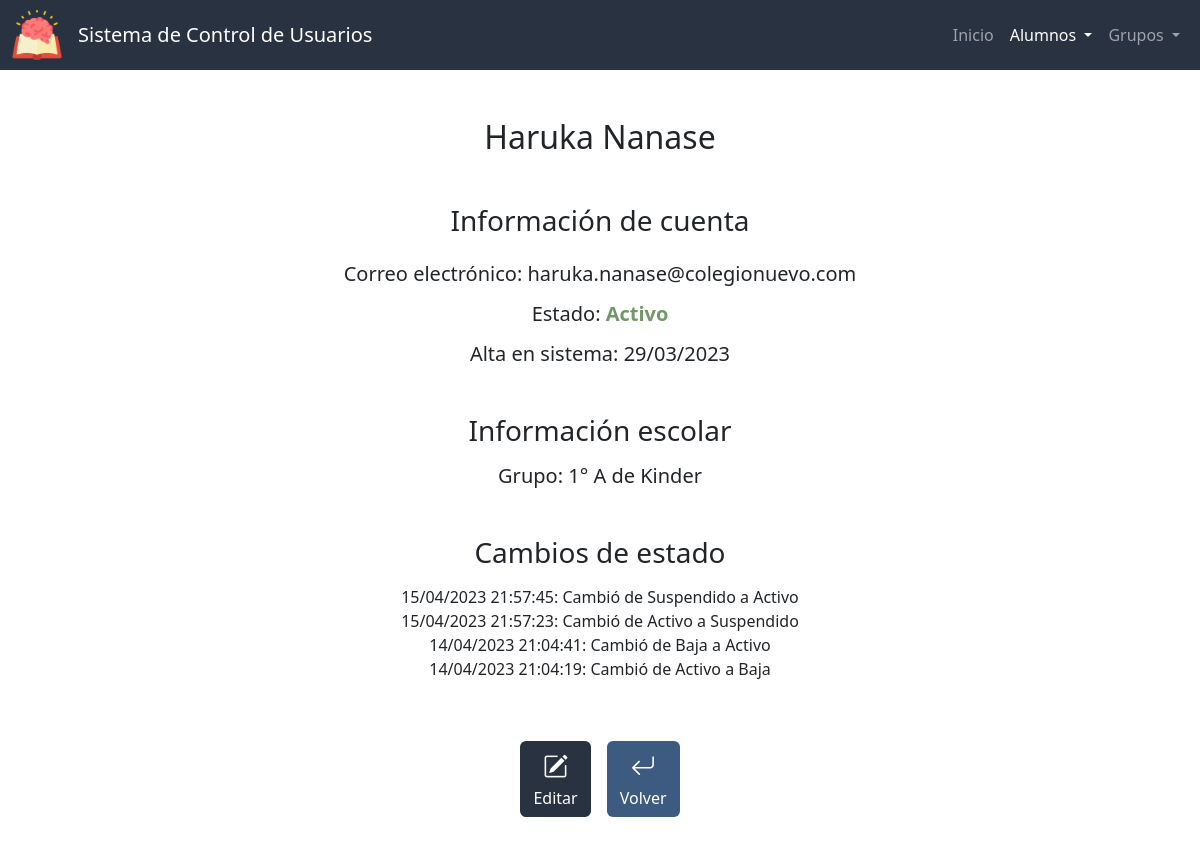
Page /ver_alumno?id=14 on the committed database.
### app.py (models this page shows, shortened)
class Alumnos(db.Model):
    id = db.Column(db.Integer, primary_key=True)
    nombre = db.Column(db.String(50), nullable=False)
    apellidos = db.Column(db.String(50), nullable=False)
    correo = db.Column(db.String(50), nullable=False, unique=True)
    estado = db.Column(db.Integer, nullable=False, default=0) # 0 - activo, 1 - suspendido, 2 - baja
    fecha_de_creacion = db.Column(db.DateTime, nullable=False, default=datetime.now)

class Grupos(db.Model):
    id = db.Column(db.Integer, primary_key=True)
    seccion = db.Column(db.String(50), nullable=False)
    grado = db.Column(db.Integer, nullable=False)
    grupo = db.Column(db.String(1), nullable=False)

class CambiosEstado(db.Model):
    id = db.Column(db.Integer, primary_key=True)
    id_alumno = db.Column(db.Integer, db.ForeignKey('alumnos.id'), nullable=False)
    fecha = db.Column(db.DateTime, nullable=False, default=datetime.utcnow)
    estado_anterior = db.Column(db.Integer, nullable=False)
    estado_nuevo = db.Column(db.Integer, nullable=False)

### app.py (the view)
@app.route('/ver_alumno')
def ver_alumno():
    id = request.args.get("id")
    alumno = db.session.query(Alumnos).filter_by(id=id).first()
    cambios = db.session.query(CambiosEstado).filter_by(id_alumno=id).order_by(CambiosEstado.fecha.desc()).all()
    id_grupo = db.session.query(alumnos_por_grupo.c.id_grupo).filter_by(id_alumno=id).first()
    if id_grupo:
        id_grupo = id_grupo[0]
        grupo_actual = db.session.query(Grupos).filter_by(id=id_grupo).first()
    else:
        grupo_actual = None
    return render_template("ver_alumno.html", active="Alumno", grupo_actual=grupo_actual, alumno=alumno, colores=COLORES, cambios=cambios, estados=ESTADOSV)

### templates/ver_alumno.html (shortened to what this page needs)
{% extends "layout.html" %}
{% block main %}
    <h2 class="mb-5">{{ alumno.nombre }} {{ alumno.apellidos }}</h2>
    <h3 class="mb-4">Información de cuenta</h3>
    <h5 class="mb-3">Correo electrónico: {{ alumno.correo }}</h5>
    <h5 class="mb-3">Estado: <span style="color:{{ colores[estados[alumno.estado]] }}; font-weight: bold;">{{ estados[alumno.estado] }}</span></h5>
    <h5 class="mb-5">Alta en sistema: {{ alumno.fecha_de_creacion.strftime('%d/%m/%Y') }}</h5>
    <h3 class="mb-3">Información escolar</h3>
    <h5 class="mb-5">{% if grupo_actual %} Grupo: {% else %} No hay grupos para mostrar {% endif %}
        {% if grupo_actual.grado %} {{ grupo_actual.grado }}° {% set x=" de " %}{% endif %}
        {% if grupo_actual.grupo %}{{ grupo_actual.grupo }} {% set x=" de " %} {% endif %}
        {% if grupo_actual.seccion %}{{ x }}{{ grupo_actual.seccion }}{% endif %}
    </h5>
    {% if cambios %}
        <h3 class="mb-3">Cambios de estado</h3>
        <div class="mb-5" id="log">
            {% for cambio in cambios %}
                {{ cambio.fecha.strftime('%d/%m/%Y %H:%M:%S') }}: Cambió de {{ estados[cambio.estado_anterior] }} a {{ estados[cambio.estado_nuevo] }} <br>
            {% endfor %}
        </div>
    {% endif %}
    <div class="p-2 btn-group">
        <form action="/editar_alumno">
            <button type="submit" class="btn-bi btn color-primario mx-2" title="Editar"><i class="bi bi-pencil-square"></i><div>Editar</div></button>
        </form>
        <form action="/lista_alumnos">
            <button type="submit" class="btn-big btn ver mx-2" title="Volver"><i class="bi bi-arrow-return-left"></i><div>Volver</div></button>
        </form>
    </div>
{% endblock %}

### static/styles.css (style rules this page uses)
:root { --color-primario: #293241; --color-primario-active: #3b4f69; --color-primario-hover: #334458; --letra-primario: white; --letra-primario-inactive: #9A9EA5; --letra-primario-hover: #C9CBCF; --verde: #729869; --verde-active: #588559; --amarillo: #D69900; --amarillo-active: #b17900; --color-ver: #3D5A80; --color-ver-active: #5281a7; --gris: #a5a5a5; --gris-active: #969696; --gris-oscuro: #7c7c7c; --gris-oscuro-active: #646464; }
.color-primario { background-color: var(--color-primario); color: var(--letra-primario); }
.btn.edit, .btn-big { transition: transform 0.2s ease-in-out; }
.ver { background-color: var(--color-ver); color: var(--letra-primario); }
.bi { font-size: 25px; color: var(--letra-primario); }
#log { max-height: 100px; overflow: auto; max-width: 500px; justify-content: center; margin: auto; }

### rows in the picture
Alumnos: nombre "Haruka", apellidos "Nanase", correo "haruka.nanase@colegionuevo.com", estado "Activo", fecha_de_creacion "29/03/2023"
Grupos: grado "1", grupo "A", seccion "Kinder"
CambiosEstado: fecha "15/04/2023 21:57:45", estado_anterior "Suspendido", estado_nuevo "Activo"
CambiosEstado: fecha "15/04/2023 21:57:23", estado_anterior "Activo", estado_nuevo "Suspendido"
CambiosEstado: fecha "14/04/2023 21:04:41", estado_anterior "Baja", estado_nuevo "Activo"
CambiosEstado: fecha "14/04/2023 21:04:19", estado_anterior "Activo", estado_nuevo "Baja"

### other values in the picture
{{ x }} "de"
